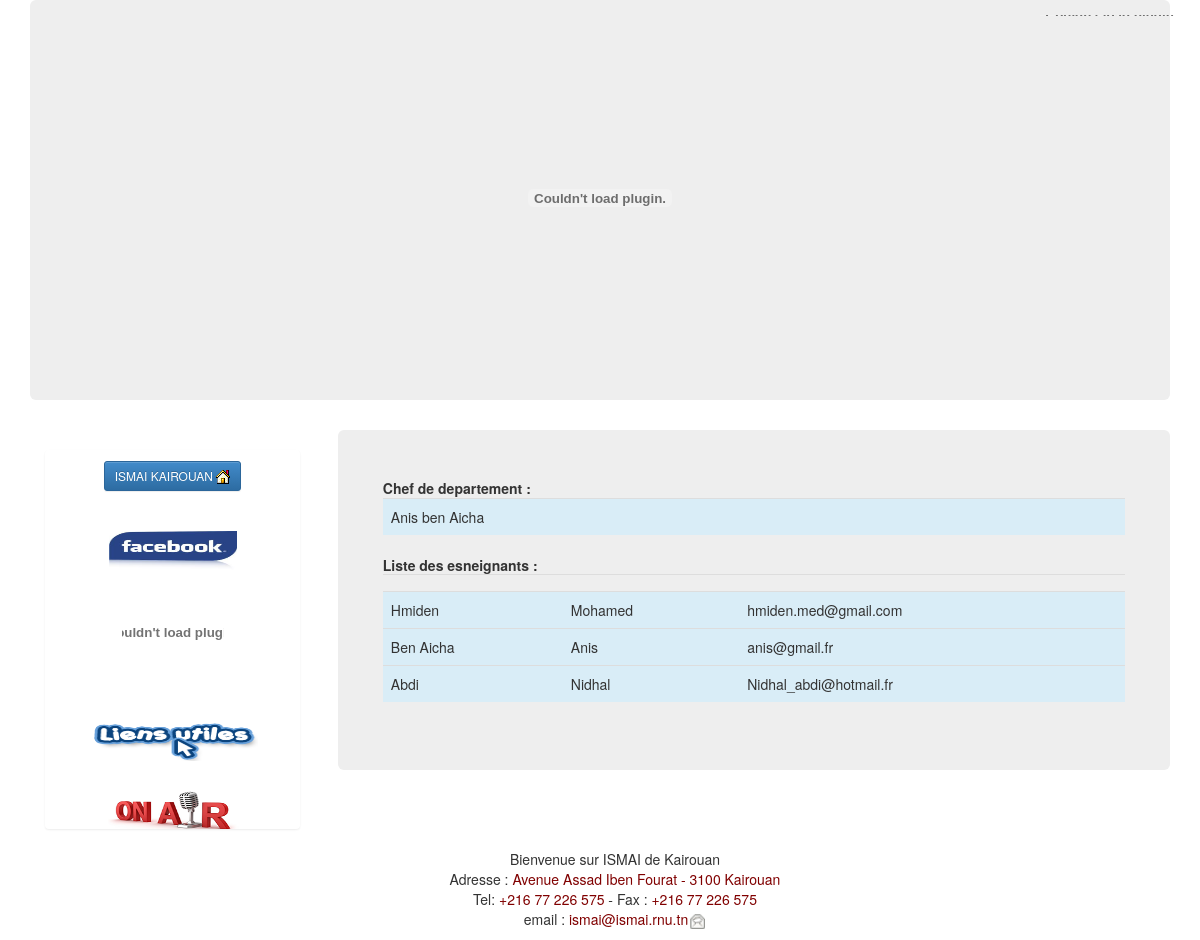
The app's page /Contenu/dep_info.php with its own data.
### tables this page shows
CREATE TABLE `departement` (
  `id_departement` int(11) NOT NULL,
  `nom_departement` varchar(255) NOT NULL,
  `chef_departement` varchar(255) NOT NULL
);

CREATE TABLE `utilisateurs` (
  `id_utilisateurs` int(11) NOT NULL,
  `cin` int(10) NOT NULL,
  `nom` varchar(50) NOT NULL,
  `prenom` varchar(50) NOT NULL,
  `sexe` varchar(50) NOT NULL,
  `date_naissance` date NOT NULL,
  `mail` varchar(200) NOT NULL,
  `password` varchar(15) NOT NULL,
  `tel` varchar(15) NOT NULL,
  `profil` varchar(50) NOT NULL,
  `departement_id_departement` int(11) DEFAULT NULL,
  `groupe_id_groupe` int(11) DEFAULT NULL,
  `confirmer` tinyint(1) NOT NULL
);

### Contenu/dep_info.php (the view, shortened to what this page needs)
<!DOCTYPE html>
<html lang="fr">
	<head>
		<?php
		include ("incssjs.php");
		?>
	</head>
	<body role="document" style="margin-bottom: 90px;">
		<div class="container theme-showcase" role="main">
			<?php
			include ("baniere.php");
			?>
			<?php
			include ("left.php");
			?>
			<div class="jumbotron" style="width: 73%; float: right;">
				<div class="row">
					<?php
include("config.php");
					$sqlaff = 'select * from  utilisateurs,departement where `utilisateurs`.`departement_id_departement`= `departement`.`id_departement` and `departement`.`nom_departement`="Informatique"  and `utilisateurs`.`confirmer`="1"';
					$req = mysqli_query($base,$sqlaff) or die(mysqli_error($base));
					?>
<table class="table">
<tr style="info" style="font-weight:bold"><b>Chef de departement :</b></tr>
						<?php
					  $data =mysqli_fetch_array($req);
					?>
					<tr  class="info" >
                    <td><?php echo $data['chef_departement']; ?></td>
					</tr>
                    </table>
                    	<?php
include("config.php");
					$sqlaff = 'select * from  utilisateurs,departement where `utilisateurs`.`departement_id_departement`= `departement`.`id_departement` and `departement`.`nom_departement`="Informatique"  and `utilisateurs`.`confirmer`="1"';
					$req = mysqli_query($base,$sqlaff) or die(mysqli_error($base));
					?>
<table class="table">
<tr style="info" style="font-weight:bold"><b>Liste des esneignants :</b> </tr>
<td style="font-weight:bold"></td>
<td style="font-weight:bold"></td>
<td style="font-weight:bold"></td>
						<?php
					 while ($data =mysqli_fetch_array($req)) {
					?>
					<tr  class="info" >
                    <td><?php echo $data['nom']; ?></td>
                    <td><?php echo $data['prenom']; ?></td>
					<td><?php echo $data['mail']; ?> </td>
					</tr>
					<?php } ?>
                    </table>
				</div>
				</div>
				</div>
			<?php
			include ("foot.php");
			?>
			<?php
			include ("fast.php");
			?>
	</body>
</html>

### records on screen
departement: chef_departement "Anis ben Aicha"
utilisateurs: nom "Hmiden", prenom "Mohamed", mail "hmiden.med@gmail.com"
utilisateurs: nom "Ben Aicha", prenom "Anis", mail "anis@gmail.fr"
utilisateurs: nom "Abdi", prenom "Nidhal", mail "Nidhal_abdi@hotmail.fr"
